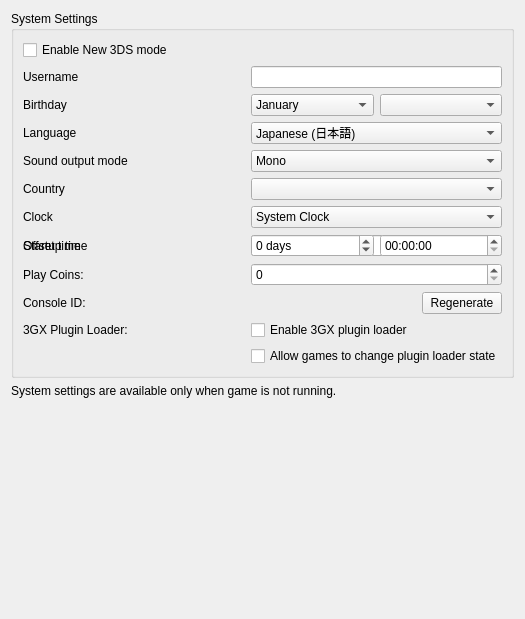
<?xml version="1.0" encoding="UTF-8"?>
<ui version="4.0">
 <class>ConfigureSystem</class>
 <widget class="QWidget" name="ConfigureSystem">
  <property name="geometry">
   <rect>
    <x>0</x>
    <y>0</y>
    <width>525</width>
    <height>619</height>
   </rect>
  </property>
  <property name="windowTitle">
   <string>Form</string>
  </property>
  <layout class="QHBoxLayout" name="horizontalLayout">
   <item>
    <layout class="QVBoxLayout" name="verticalLayout">
     <item>
      <widget class="QGroupBox" name="group_system_settings">
       <property name="title">
        <string>System Settings</string>
       </property>
       <layout class="QGridLayout" name="gridLayout">
        <item row="4" column="1">
         <widget class="QComboBox" name="combo_language">
          <property name="toolTip">
           <string>Note: this can be overridden when region setting is auto-select</string>
          </property>
          <item>
           <property name="text">
            <string>Japanese (日本語)</string>
           </property>
          </item>
          <item>
           <property name="text">
            <string>English</string>
           </property>
          </item>
          <item>
           <property name="text">
            <string>French (français)</string>
           </property>
          </item>
          <item>
           <property name="text">
            <string>German (Deutsch)</string>
           </property>
          </item>
          <item>
           <property name="text">
            <string>Italian (italiano)</string>
           </property>
          </item>
          <item>
           <property name="text">
            <string>Spanish (español)</string>
           </property>
          </item>
          <item>
           <property name="text">
            <string>Simplified Chinese (简体中文)</string>
           </property>
          </item>
          <item>
           <property name="text">
            <string>Korean (한국어)</string>
           </property>
          </item>
          <item>
           <property name="text">
            <string>Dutch (Nederlands)</string>
           </property>
          </item>
          <item>
           <property name="text">
            <string>Portuguese (português)</string>
           </property>
          </item>
          <item>
           <property name="text">
            <string>Russian (Русский)</string>
           </property>
          </item>
          <item>
           <property name="text">
            <string>Traditional Chinese (正體中文)</string>
           </property>
          </item>
         </widget>
        </item>
        <item row="2" column="1">
         <widget class="QLineEdit" name="edit_username">
          <property name="sizePolicy">
           <sizepolicy hsizetype="Preferred" vsizetype="Fixed">
            <horstretch>0</horstretch>
            <verstretch>0</verstretch>
           </sizepolicy>
          </property>
          <property name="maxLength">
           <number>10</number>
          </property>
         </widget>
        </item>
        <item row="2" column="0">
         <widget class="QLabel" name="label_username">
          <property name="text">
           <string>Username</string>
          </property>
         </widget>
        </item>
        <item row="5" column="1">
         <widget class="QComboBox" name="combo_sound">
          <item>
           <property name="text">
            <string>Mono</string>
           </property>
          </item>
          <item>
           <property name="text">
            <string>Stereo</string>
           </property>
          </item>
          <item>
           <property name="text">
            <string>Surround</string>
           </property>
          </item>
         </widget>
        </item>
        <item row="3" column="1">
         <layout class="QHBoxLayout" name="horizontalLayout_birthday2">
          <item>
           <widget class="QComboBox" name="combo_birthmonth">
            <item>
             <property name="text">
              <string>January</string>
             </property>
            </item>
            <item>
             <property name="text">
              <string>February</string>
             </property>
            </item>
            <item>
             <property name="text">
              <string>March</string>
             </property>
            </item>
            <item>
             <property name="text">
              <string>April</string>
             </property>
            </item>
            <item>
             <property name="text">
              <string>May</string>
             </property>
            </item>
            <item>
             <property name="text">
              <string>June</string>
             </property>
            </item>
            <item>
             <property name="text">
              <string>July</string>
             </property>
            </item>
            <item>
             <property name="text">
              <string>August</string>
             </property>
            </item>
            <item>
             <property name="text">
              <string>September</string>
             </property>
            </item>
            <item>
             <property name="text">
              <string>October</string>
             </property>
            </item>
            <item>
             <property name="text">
              <string>November</string>
             </property>
            </item>
            <item>
             <property name="text">
              <string>December</string>
             </property>
            </item>
           </widget>
          </item>
          <item>
           <widget class="QComboBox" name="combo_birthday"/>
          </item>
         </layout>
        </item>
        <item row="4" column="0">
         <widget class="QLabel" name="label_language">
          <property name="text">
           <string>Language</string>
          </property>
         </widget>
        </item>
        <item row="3" column="0">
         <widget class="QLabel" name="label_birthday">
          <property name="text">
           <string>Birthday</string>
          </property>
         </widget>
        </item>
        <item row="5" column="0">
         <widget class="QLabel" name="label_sound">
          <property name="text">
           <string>Sound output mode</string>
          </property>
         </widget>
        </item>
        <item row="6" column="1">
         <widget class="QComboBox" name="combo_country"/>
        </item>
        <item row="6" column="0">
         <widget class="QLabel" name="label_country">
          <property name="text">
           <string>Country</string>
          </property>
         </widget>
        </item>
        <item row="7" column="1">
         <widget class="QComboBox" name="combo_init_clock">
          <item>
           <property name="text">
            <string>System Clock</string>
           </property>
          </item>
          <item>
           <property name="text">
            <string>Fixed Time</string>
           </property>
          </item>
         </widget>
        </item>
        <item row="7" column="0">
         <widget class="QLabel" name="label_init_clock">
          <property name="text">
           <string>Clock</string>
          </property>
         </widget>
        </item>
        <item row="8" column="0">
         <widget class="QLabel" name="label_init_time">
          <property name="text">
           <string>Startup time</string>
          </property>
         </widget>
        </item>
        <item row="8" column="1">
         <widget class="QDateTimeEdit" name="edit_init_time">
          <property name="displayFormat">
           <string>yyyy-MM-ddTHH:mm:ss</string>
          </property>
         </widget>
        </item>
        <item row="8" column="0">
         <widget class="QLabel" name="label_init_time_offset">
          <property name="text">
           <string>Offset time</string>
          </property>
         </widget>
        </item>
        <item row="8" column="1">
         <layout class="QGridLayout" name="edit_init_time_offset_grid">
          <item row="0" column="0">
           <widget class="QSpinBox" name="edit_init_time_offset_days">
            <property name="suffix">
             <string> days</string>
            </property>
            <property name="minimum">
             <number>-2147483648</number>
            </property>
            <property name="maximum">
             <number>2147483647</number>
            </property>
           </widget>
          </item>
          <item row="0" column="1">
           <widget class="QTimeEdit" name="edit_init_time_offset_time">
            <property name="displayFormat">
             <string>HH:mm:ss</string>
            </property>
           </widget>
          </item>
         </layout>
        </item>
        <item row="9" column="1">
         <widget class="QSpinBox" name="spinBox_play_coins">
          <property name="maximum">
           <number>300</number>
          </property>
         </widget>
        </item>
        <item row="9" column="0">
         <widget class="QLabel" name="label_play_coins">
          <property name="text">
           <string>Play Coins:</string>
          </property>
         </widget>
        </item>
        <item row="12" column="1">
         <widget class="QPushButton" name="button_regenerate_console_id">
          <property name="sizePolicy">
           <sizepolicy hsizetype="Fixed" vsizetype="Fixed">
            <horstretch>0</horstretch>
            <verstretch>0</verstretch>
           </sizepolicy>
          </property>
          <property name="layoutDirection">
           <enum>Qt::RightToLeft</enum>
          </property>
          <property name="text">
           <string>Regenerate</string>
          </property>
         </widget>
        </item>
        <item row="12" column="0">
         <widget class="QLabel" name="label_console_id">
          <property name="text">
           <string>Console ID:</string>
          </property>
         </widget>
        </item>
        <item row="1" column="0">
         <widget class="QCheckBox" name="toggle_new_3ds">
          <property name="text">
           <string>Enable New 3DS mode</string>
          </property>
         </widget>
        </item>
        <item row="13" column="0">
         <widget class="QLabel" name="label_plugin_loader">
          <property name="text">
           <string>3GX Plugin Loader:</string>
          </property>
         </widget>
        </item>
        <item row="13" column="1">
         <widget class="QCheckBox" name="plugin_loader">
          <property name="text">
           <string>Enable 3GX plugin loader</string>
          </property>
         </widget>
        </item>
        <item row="14" column="1">
         <widget class="QCheckBox" name="allow_plugin_loader">
          <property name="text">
           <string>Allow games to change plugin loader state</string>
          </property>
         </widget>
        </item>
       </layout>
      </widget>
     </item>
     <item>
      <widget class="QLabel" name="label_disable_info">
       <property name="text">
        <string>System settings are available only when game is not running.</string>
       </property>
       <property name="wordWrap">
        <bool>true</bool>
       </property>
      </widget>
     </item>
     <item>
      <spacer name="verticalSpacer">
       <property name="orientation">
        <enum>Qt::Vertical</enum>
       </property>
       <property name="sizeHint" stdset="0">
        <size>
         <width>20</width>
         <height>40</height>
        </size>
       </property>
      </spacer>
     </item>
    </layout>
   </item>
  </layout>
 </widget>
 <tabstops>
  <tabstop>toggle_new_3ds</tabstop>
  <tabstop>edit_username</tabstop>
  <tabstop>combo_birthmonth</tabstop>
  <tabstop>combo_birthday</tabstop>
  <tabstop>combo_language</tabstop>
  <tabstop>combo_sound</tabstop>
  <tabstop>combo_country</tabstop>
  <tabstop>combo_init_clock</tabstop>
  <tabstop>edit_init_time</tabstop>
  <tabstop>spinBox_play_coins</tabstop>
  <tabstop>button_regenerate_console_id</tabstop>
 </tabstops>
 <resources/>
 <connections/>
</ui>
